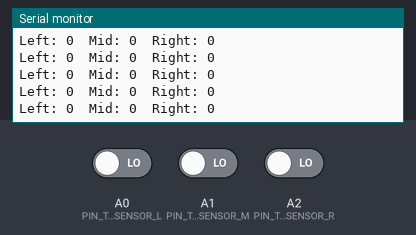
This sketch was run on a simulated Arduino Uno, built with avr-gcc and run on an emulated ATmega328P. Shown: the last lines printed to the serial monitor. Inputs (shaded band) come from the test bench; at power-on: A0 (PIN_TRACKING_SENSOR_L) LOW, A1 (PIN_TRACKING_SENSOR_M) LOW, A2 (PIN_TRACKING_SENSOR_R) LOW.

Above: at 1.2 s.
1.3 s: A0 (PIN_TRACKING_SENSOR_L) driven HIGH
At 2.4 s:
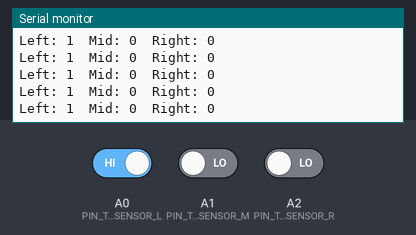
4.3 s: A1 (PIN_TRACKING_SENSOR_M) driven HIGH
At 5.2 s:
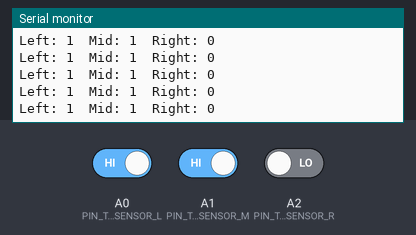
5.8 s: A2 (PIN_TRACKING_SENSOR_R) driven HIGH
At 6.5 s:
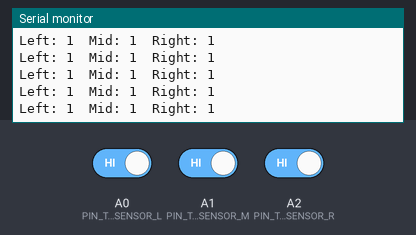
8.8 s: A0 (PIN_TRACKING_SENSOR_L) driven LOW
At 9.6 s:
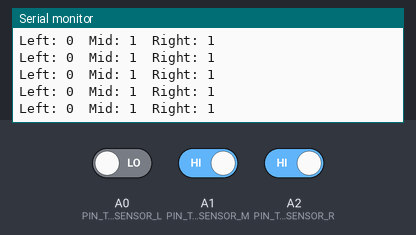
11.8 s: A1 (PIN_TRACKING_SENSOR_M) driven LOW
At 12.5 s:
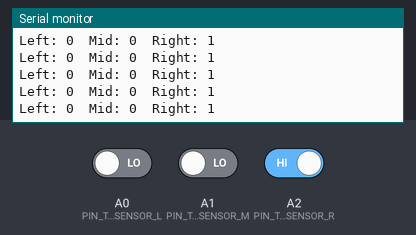

Measured:
- after the input at 1.3 s, the serial monitor: prints a new line after 0.08 s (image 1)
- after the input at 4.3 s, the serial monitor: prints a new line after 0.08 s (image 2)
- after the input at 5.8 s, the serial monitor: prints a new line after 0.07 s (image 3)
- after the input at 8.8 s, the serial monitor: prints a new line after 0.07 s (image 4)
- after the input at 11.8 s, the serial monitor: prints a new line after 0.08 s (image 5)

The sketch:

DDD_Tracking_Sensor_Test_Simple.ino
```cpp
/* ===================================
 * Car Line Tracking Sensor Test Program
 * ===================================
 * Prints the tracking sensor values to serial monitor
 *
 * @author Denis Zholob
 */

// ================================================================================================================
// Importing Libraries
// ================================================================================================================
#include <Arduino.h>

// ================================================================================================================
// Declaring Constants (Magic numbers are BAD!)
// ================================================================================================================

// Tracking Sensors (IR)
#define PIN_TRACKING_SENSOR_L A0
#define PIN_TRACKING_SENSOR_M A1
#define PIN_TRACKING_SENSOR_R A2

// Indicies for tracking sensor array below
#define SENSOR_TRACKING_LEFT  0
#define SENSOR_TRACKING_MID   1
#define SENSOR_TRACKING_RIGHT 2

// Tracking sensor values   L, M, R
// Index                    0  1  2
int track_sensor_vals[3] = {0, 0, 0};

// ================================================================================================================
// Setup routine: Runs once when you press reset or power on the board
// ================================================================================================================
void setup() {
  // Open the serial port and set the baud rate to 9600
  Serial.begin(9600);

  // Tracking IR Sensors
  pinMode(PIN_TRACKING_SENSOR_R, INPUT);
  pinMode(PIN_TRACKING_SENSOR_M, INPUT);
  pinMode(PIN_TRACKING_SENSOR_L, INPUT);
}

// ================================================================================================================
// Main program loop: Runs over and over again forever
// ================================================================================================================
void loop() {
  readTrackingSensors();
  printSensorValues();
}

// ================================================================================================================
// Helper Functions
// ================================================================================================================
void readTrackingSensors() {
  track_sensor_vals[SENSOR_TRACKING_LEFT] = digitalRead(PIN_TRACKING_SENSOR_L);
  track_sensor_vals[SENSOR_TRACKING_MID] = digitalRead(PIN_TRACKING_SENSOR_M);
  track_sensor_vals[SENSOR_TRACKING_RIGHT] = digitalRead(PIN_TRACKING_SENSOR_R);
}

void printSensorValues() {
  Serial.print("Left: ");
  Serial.print(track_sensor_vals[SENSOR_TRACKING_LEFT]);
  Serial.print("  Mid: ");
  Serial.print(track_sensor_vals[SENSOR_TRACKING_MID]);
  Serial.print("  Right: ");
  Serial.println(track_sensor_vals[SENSOR_TRACKING_RIGHT]);
}
```
